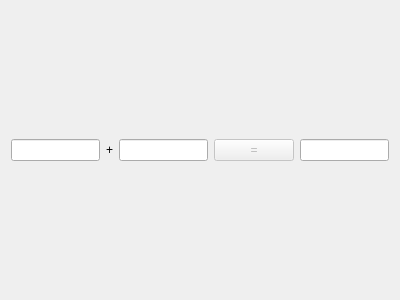
<?xml version="1.0" encoding="UTF-8"?>
<ui version="4.0">
 <class>CalculatorDialog</class>
 <widget class="QDialog" name="CalculatorDialog">
  <property name="geometry">
   <rect>
    <x>0</x>
    <y>0</y>
    <width>400</width>
    <height>300</height>
   </rect>
  </property>
  <property name="windowTitle">
   <string>CalculatorDialog</string>
  </property>
  <layout class="QHBoxLayout" name="horizontalLayout">
   <item>
    <widget class="QLineEdit" name="lineEdit_left"/>
   </item>
   <item>
    <widget class="QLabel" name="label">
     <property name="text">
      <string>+</string>
     </property>
     <property name="alignment">
      <set>Qt::AlignmentFlag::AlignCenter</set>
     </property>
    </widget>
   </item>
   <item>
    <widget class="QLineEdit" name="lineEdit_right"/>
   </item>
   <item>
    <widget class="QPushButton" name="pushButton_equ">
     <property name="enabled">
      <bool>false</bool>
     </property>
     <property name="text">
      <string>=</string>
     </property>
    </widget>
   </item>
   <item>
    <widget class="QLineEdit" name="lineEdit_result">
     <property name="readOnly">
      <bool>true</bool>
     </property>
    </widget>
   </item>
  </layout>
 </widget>
 <resources/>
 <connections/>
</ui>
